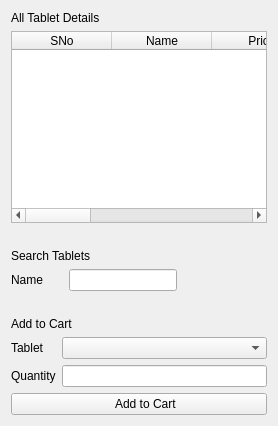
               <widget class="QWidget" name="Add_to_Cart">
                <layout class="QVBoxLayout" name="verticalLayout_33">
                 <item>
                  <layout class="QVBoxLayout" name="verticalLayout_32">
                   <item>
                    <layout class="QVBoxLayout" name="verticalLayout_6">
                     <item>
                      <widget class="QLabel" name="label_30">
                       <property name="styleSheet">
                        <string notr="true">font: 14pt &quot;Fira Sans&quot;;</string>
                       </property>
                       <property name="text">
                        <string>All Tablet Details</string>
                       </property>
                      </widget>
                     </item>
                     <item>
                      <widget class="QTableWidget" name="see_tabs_table_run">
                       <property name="styleSheet">
                        <string notr="true">font: 12pt &quot;Fira Sans&quot;;</string>
                       </property>
                       <property name="sizeAdjustPolicy">
                        <enum>QAbstractScrollArea::AdjustIgnored</enum>
                       </property>
                       <column>
                        <property name="text">
                         <string>SNo</string>
                        </property>
                       </column>
                       <column>
                        <property name="text">
                         <string>Name</string>
                        </property>
                       </column>
                       <column>
                        <property name="text">
                         <string>Price</string>
                        </property>
                       </column>
                       <column>
                        <property name="text">
                         <string>Stoke</string>
                        </property>
                       </column>
                       <column>
                        <property name="text">
                         <string>MFG</string>
                        </property>
                       </column>
                       <column>
                        <property name="text">
                         <string>EXP</string>
                        </property>
                       </column>
                       <column>
                        <property name="text">
                         <string>Tablets Description (Uses)</string>
                        </property>
                       </column>
                      </widget>
                     </item>
                     <item>
                      <spacer name="horizontalSpacer_4">
                       <property name="orientation">
                        <enum>Qt::Horizontal</enum>
                       </property>
                       <property name="sizeHint" stdset="0">
                        <size>
                         <width>40</width>
                         <height>20</height>
                        </size>
                       </property>
                      </spacer>
                     </item>
                     <item>
                      <layout class="QVBoxLayout" name="verticalLayout_34">
                       <item>
                        <widget class="QLabel" name="label_42">
                         <property name="styleSheet">
                          <string notr="true">font: 14t &quot;Fira Sans&quot;;
font: 14pt &quot;Fira Sans&quot;;</string>
                         </property>
                         <property name="text">
                          <string>Search Tablets</string>
                         </property>
                        </widget>
                       </item>
                       <item>
                        <layout class="QHBoxLayout" name="horizontalLayout_17">
                         <item>
                          <widget class="QLabel" name="label_41">
                           <property name="styleSheet">
                            <string notr="true">font: 12pt &quot;Fira Sans&quot;;</string>
                           </property>
                           <property name="text">
                            <string>Name      </string>
                           </property>
                          </widget>
                         </item>
                         <item>
                          <widget class="QLineEdit" name="cart_tab_search"/>
                         </item>
                         <item>
                          <spacer name="horizontalSpacer_2">
                           <property name="orientation">
                            <enum>Qt::Horizontal</enum>
                           </property>
                           <property name="sizeHint" stdset="0">
                            <size>
                             <width>40</width>
                             <height>20</height>
                            </size>
                           </property>
                          </spacer>
                         </item>
                        </layout>
                       </item>
                      </layout>
                     </item>
                    </layout>
                   </item>
                   <item>
                    <spacer name="horizontalSpacer_3">
                     <property name="orientation">
                      <enum>Qt::Horizontal</enum>
                     </property>
                     <property name="sizeHint" stdset="0">
                      <size>
                       <width>40</width>
                       <height>20</height>
                      </size>
                     </property>
                    </spacer>
                   </item>
                   <item>
                    <layout class="QVBoxLayout" name="verticalLayout_31">
                     <item>
                      <widget class="QLabel" name="label_37">
                       <property name="styleSheet">
                        <string notr="true">font: 14pt &quot;Fira Sans&quot;;</string>
                       </property>
                       <property name="text">
                        <string>Add to Cart</string>
                       </property>
                      </widget>
                     </item>
                     <item>
                      <layout class="QHBoxLayout" name="horizontalLayout_16">
                       <item>
                        <layout class="QVBoxLayout" name="verticalLayout_25">
                         <item>
                          <widget class="QLabel" name="label_38">
                           <property name="styleSheet">
                            <string notr="true">font: 12pt &quot;Fira Sans&quot;;</string>
                           </property>
                           <property name="text">
                            <string>Tablet</string>
                           </property>
                          </widget>
                         </item>
                         <item>
                          <widget class="QLabel" name="label_39">
                           <property name="styleSheet">
                            <string notr="true">font: 12pt &quot;Fira Sans&quot;;</string>
                           </property>
                           <property name="text">
                            <string>Quantity</string>
                           </property>
                          </widget>
                         </item>
                        </layout>
                       </item>
                       <item>
                        <layout class="QVBoxLayout" name="verticalLayout_26">
                         <item>
                          <widget class="QComboBox" name="cart_tab_name"/>
                         </item>
                         <item>
                          <widget class="QLineEdit" name="cart_tab_quantity"/>
                         </item>
                        </layout>
                       </item>
                      </layout>
                     </item>
                     <item>
                      <widget class="QPushButton" name="add_to_cart_button">
                       <property name="styleSheet">
                        <string notr="true">font: 12pt &quot;Fira Sans&quot;;</string>
                       </property>
                       <property name="text">
                        <string>    Add to Cart</string>
                       </property>
                       <property name="icon">
                        <iconset resource="img.qrc">
                         <normaloff>:/img/add_to_Cart.png</normaloff>:/img/add_to_Cart.png</iconset>
                       </property>
                       <property name="iconSize">
                        <size>
                         <width>30</width>
                         <height>25</height>
                        </size>
                       </property>
                      </widget>
                     </item>
                    </layout>
                   </item>
                  </layout>
                 </item>
                </layout>
               </widget>
